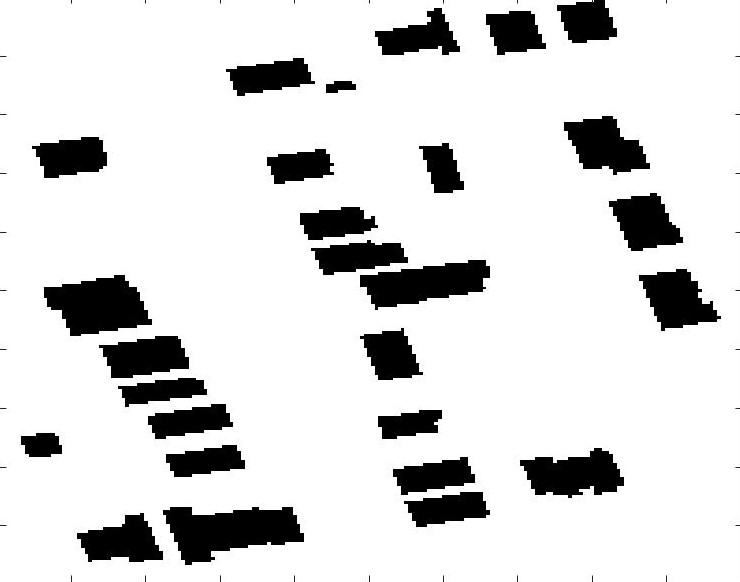
%> input picture Diff_Building1.jpg, 740 x 582 px
$ octave StochasticRSS1.m   (GNU Octave 9; MATLAB toolbox functions it lacks are replaced by stand-ins)
%> lines starting %> are read from the running program, lines starting %| are printed output that depends on the picture; in (x1, y1, x2, y2) boxes, pixels count from 0 and x2, y2 are one past the last pixel; in counts of white or black regions, pixels touching at a corner belong together; the program's own positions count from 1


I=imread("E:\KTH\Y2P1\IK2200\Tools\mm-Wave_Tool\RayTracer\Diff_Building1.jpg");
%> I is the input picture: size 582x740x3 uint8; min 0, max 255, mean 218.1
I = rgb2gray(I);
%> I: size 582x740 uint8


a=200;
b=200;
c=1;
l=1;
M = imresize(I,[a/l b/l]);
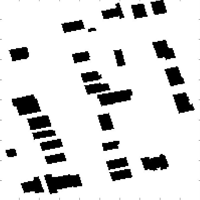
%> M: size 200x200 uint8; min 0, max 255, mean 218.1
J=floor(M/255);
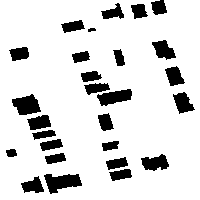
%> J: size 200x200 uint8; values 0 (black) and 1 (white), 85.6% white; 27 black regions, largest, box (x1, y1, x2, y2) and area: (44, 174, 82, 194) 475, (12, 94, 41, 115) 406, (97, 89, 132, 106) 373

k=1.38*10^(-23);
T=290;
B=2*10^9;
thermalnoise=1000*k*T*B;
% [7 lines of commented-out code are left out]

for i=1:a/l
for j=1:b/l

if(J(i,j)~=0)
    for x=1:14
        p(x)=10^((30-pathloss2(i,j,x))/10);
%         gain(x)=10^(gaindB(i,j,x)/10);
%> (the run ends here)

$ run again, with Diff_Building2.jpg copied over Diff_Building1.jpg
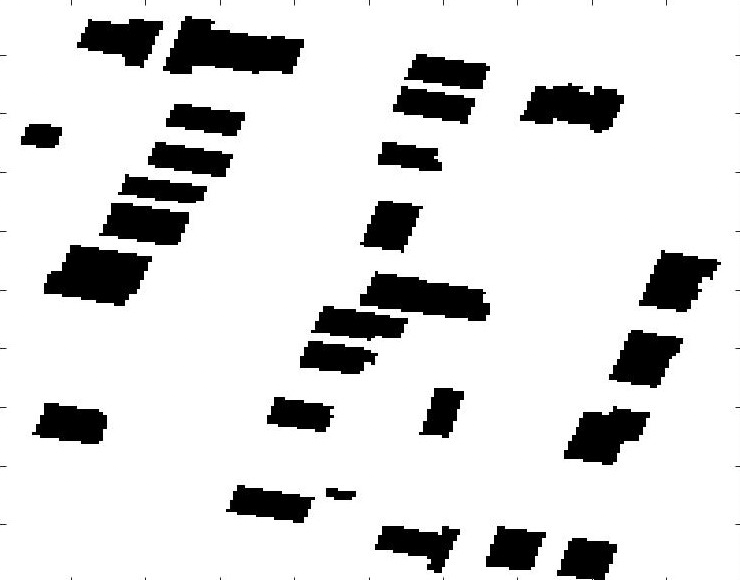
%> input picture Diff_Building2.jpg, 740 x 580 px
%> I is the input picture: size 580x740x3 uint8; mean R, G, B 218, 218, 218
%> I: size 580x740 uint8
%> `M = imresize(I,[a/l b/l]);`:
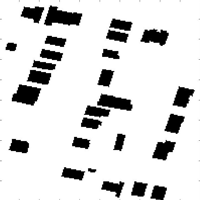
%> M: size 200x200 uint8; min 0, max 255, mean 218
%> `J=floor(M/255);`:
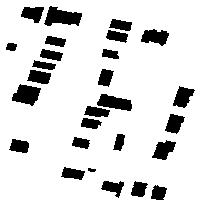
%> J: size 200x200 uint8; values 0 (black) and 1 (white), 85.5% white; 27 black regions, largest, box (x1, y1, x2, y2) and area: (44, 6, 82, 26) 481, (12, 84, 41, 106) 409, (97, 94, 132, 111) 378

$ run again, with Diff_Building3.jpg copied over Diff_Building1.jpg
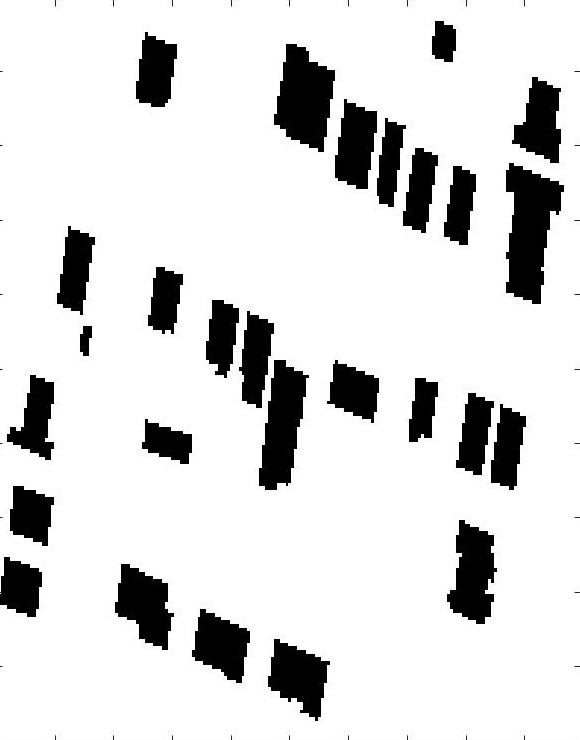
%> input picture Diff_Building3.jpg, 580 x 740 px
%> I is the input picture: size 740x580x3 uint8; mean R, G, B 218, 218, 218
%> I: size 740x580 uint8
%> `M = imresize(I,[a/l b/l]);`:
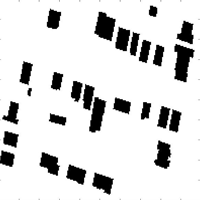
%> M: size 200x200 uint8; min 0, max 255, mean 218
%> `J=floor(M/255);`:
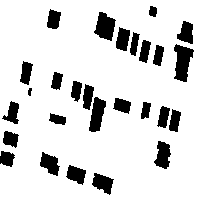
%> J: size 200x200 uint8; values 0 (black) and 1 (white), 85.5% white; 27 black regions, largest, box (x1, y1, x2, y2) and area: (174, 44, 194, 82) 481, (94, 12, 116, 41) 409, (89, 97, 106, 132) 378
